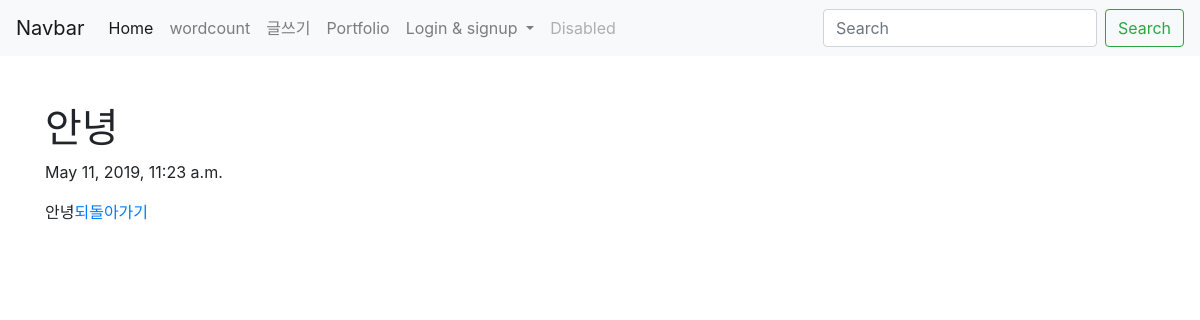
Screenshot of /blog/48/ with the database file from the repository.
### BlogApp/models.py (models this page shows, shortened)
class Blog(models.Model):
    title = models.CharField(max_length = 200)
    pub_date = models.DateTimeField('date published')
    body = models.TextField()

### BlogApp/views.py (the view)
# urls.py: path('<int:blog_id>/', views.detail, name = "detail"),
def detail(request,blog_id):
    Blog_detail = get_object_or_404(Blog, pk=blog_id)
    return render(request, 'detail.html', {'Blog_detail': Blog_detail})

### BlogApp/templates/detail.html (shortened to what this page needs)
<!DOCTYPE html>
<html lang="en">
<head>
    <link rel="stylesheet" href="https://stackpath.bootstrapcdn.com/bootstrap/4.3.1/css/bootstrap.min.css">
</head>
{% extends 'base.html' %}
    {% block contents %}
    <div class = "container">
        <h1>{{Blog_detail.title}}</h1>
        <p>{{Blog_detail.pub_date}}</p>
        <p>{{Blog_detail.body}}<a href = "{% url 'home' %}">되돌아가기</a></p>
        <br><br>
    </div>
    {% endblock %}

### rows the page displays
Blog: title "안녕", pub_date "May 11, 2019, 11:23 a.m.", body "안녕"
